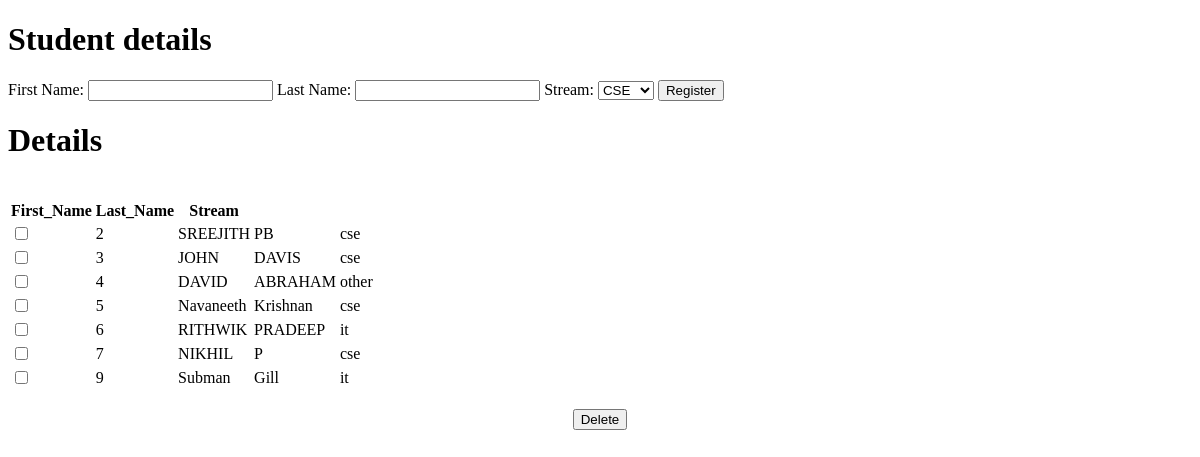
The page /show on the database as committed earlier.
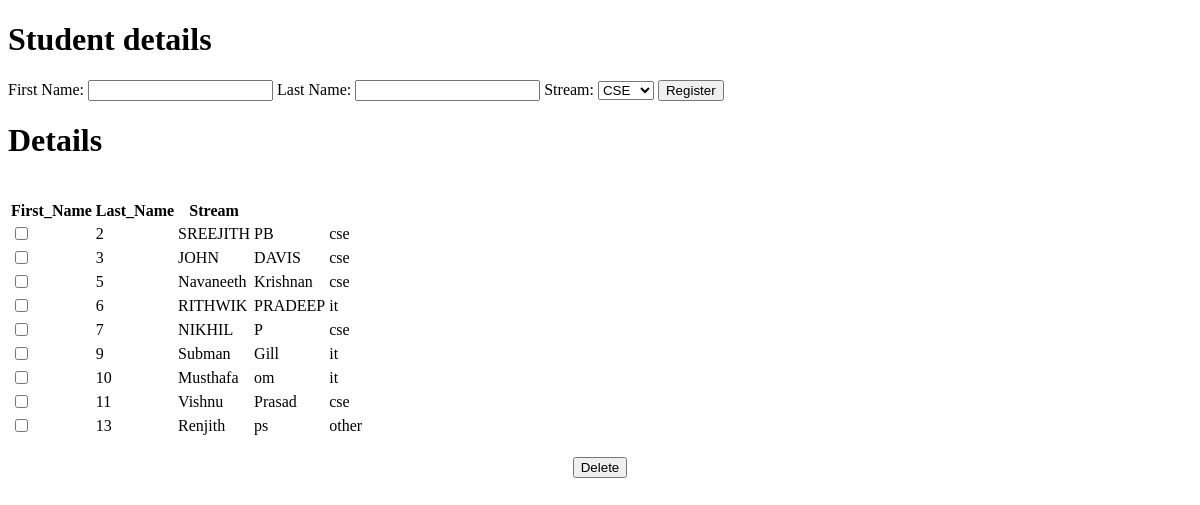
The same page on the database as committed later.
### forms_django_learn/models.py (models this page shows)
class detailss(models.Model):
    fname=models.CharField(max_length=100)
    lname=models.CharField(max_length=100)
    stream=models.CharField(max_length=30)
    completed=models.BooleanField()

### forms_django_learn/views.py (the view)
# urls.py: path('show',views.show,name="show"),
def show(request):
        query_results = detailss.objects.all()
        context ={
            "results":query_results,
        }
        return render(request,'forms_django_learn/show.html',context)

### forms_django_learn/templates/forms_django_learn/show.html (shortened to what this page needs)
{% load static %}
<!DOCTYPE html>
<html>
<body>
<h1>Student details</h1>
<form action="{% url 'details' %}" method="post">
<label for="fname">First Name:</label>
<input type="text" id="fname" name="fname">
<label for="lname">Last Name:</label>
<input type="text" id="lname" name="lname">
<label for="stream">Stream:</label>
<select id="stream" name="stream">
<option value="cse">CSE</option>
<option value="other">Other</option></select>
<input type="submit" value="Register"/>
</form>
<h1>Details</h1><br>
<table>
    <tr>
        <th>First_Name</th>
        <th>Last_Name</th>
        <th>Stream</th>
    </tr>
    {% for item in results %}
    <tr  onclick="window.location='{% url 'completed' item.id %}';">
        {% if item.completed  %}
            <td><input type="checkbox" checked ></td>
        {% else %}
             <td><input type="checkbox" unchecked ></td>
        {% endif %}
        <td>{{item.id}}</td>
        <td>{{ item.fname }}</td>
        <td>{{ item.lname }}</td>
        <td>{{ item.stream}}</td></a>
    </tr>
    {% endfor %}
</table>
<br><center>
<button type="button" onclick="window.location='{% url 'deleted'  %}';" >Delete</button></center>
</body>
</html>

Rows that differ between the two databases and show on the page:
removed detailss: id "4", fname "DAVID", lname "ABRAHAM", stream "other"
added detailss: id "10", fname "Musthafa", lname "om", stream "it"
added detailss: id "11", fname "Vishnu", lname "Prasad", stream "cse"
added detailss: id "13", fname "Renjith", lname "ps", stream "other"
